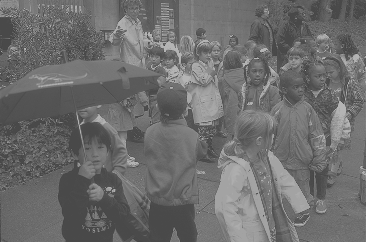
#> input picture Image Processing/Pointwise Operations and Gamma/kids.tif, 366 x 242 px
$ python contrast_stretching.py
#> lines starting #> are read from the running program, lines starting #| are printed output that depends on the picture
#> in main, im is the input picture: PIL image 366x242 L; min 70, max 180, mean 108.6
"""
File: contrast_strecthing
Name: Yu-Ju Fang
------------------------------------------------------------
This particular transformation maps the “darker” pixels in the range [0,T1]
to a level of zero (black), and similarly maps the “lighter” pixels in [T2, 255]
to white. Then the pixels in the range [T1, T2] are “stretched out” to use the full scale of [0, 255].
This can have the effect of increasing the contrast in an image.

"""


import numpy as np
from PIL import Image
import matplotlib.pyplot as plt
from matplotlib import cm

gray = cm.get_cmap('gray', 256)


def strech(input, T1, T2):
    """
    :param input: Numpy array of the image
    :param T1: int, pixel value smaller than T1 will be assign value 0
    :param T2: int, pixel value larger than T2 will be assign value 255
    :return: the Contrast Stretching Transformation numpy array of image
    """
#> called with T1 = 70, T2 = 165

    height, width = input.shape
#> height = 242; width = 366
    for i in range(height):
        for j in range(width):
            if input[i][j] <= T1:
                input[i][j] = 0
            elif input[i][j] > T2:
                input[i][j] = 255
            else:
                input[i][j] = int(input[i][j] * (255 / (T2 - T1)) - ((255 * T1) / (T2 - T1)))
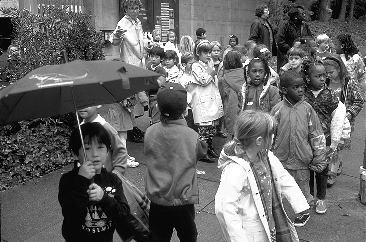
#> input: shape (242, 366); min 0, max 255, mean 102.8

    return input


def main():
    im = Image.open('kids.tif')
    x = np.array(im)  # Import Image Data into Numpy array.
    output = strech(x, 70, 165)
    plt.imshow(x, cmap=gray)
    plt.show()


if __name__ == '__main__':
    main()
